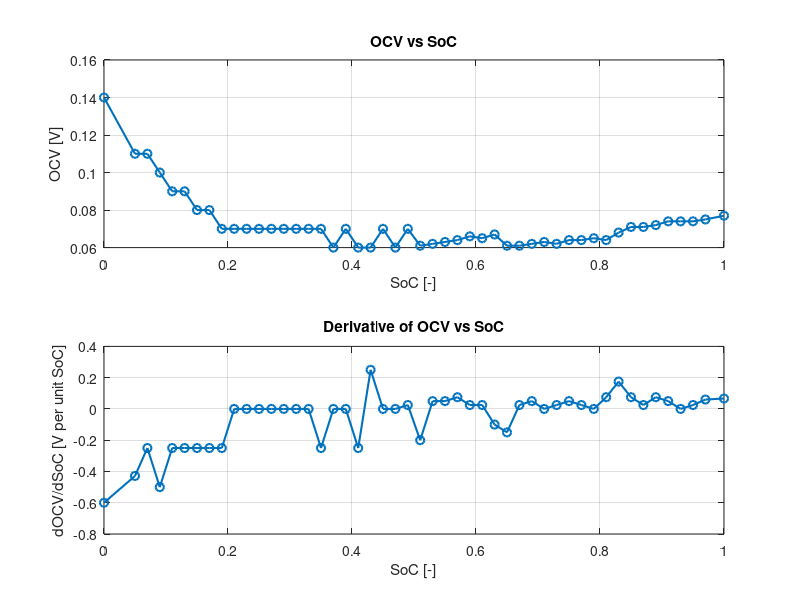

Reproduce this figure in MATLAB.
clc
clear all
close all

SoC_pct=[0
5
7
9
11
13
15
17
19
21
23
25
27
29
31
33
35
37
39
41
43
45
47
49
51
53
55
57
59
61
63
65
67
69
71
73
75
77
79
81
83
85
87
89
91
93
95
97
100];
SoC_bp = SoC_pct / 100;
R0=[0.140000000000000013
0.110000000000000001
0.110000000000000001
0.100000000000000006
0.0899999999999999967
0.0899999999999999967
0.0800000000000000017
0.0800000000000000017
0.0700000000000000067
0.0700000000000000067
0.0700000000000000067
0.0700000000000000067
0.0700000000000000067
0.0700000000000000067
0.0700000000000000067
0.0700000000000000067
0.0700000000000000067
0.0599999999999999978
0.0700000000000000067
0.0599999999999999978
0.0599999999999999978
0.0700000000000000067
0.0599999999999999978
0.0700000000000000067
0.0609999999999999987
0.0619999999999999996
0.0630000000000000004
0.0640000000000000013
0.0660000000000000031
0.0650000000000000022
0.067000000000000004
0.0609999999999999987
0.0609999999999999987
0.0619999999999999996
0.0630000000000000004
0.0619999999999999996
0.0640000000000000013
0.0640000000000000013
0.0650000000000000022
0.0640000000000000013
0.0680000000000000049
0.0709999999999999937
0.0709999999999999937
0.0719999999999999946
0.0739999999999999963
0.0739999999999999963
0.0739999999999999963
0.0749999999999999972
0.076999999999999999
    ];

dR0 = gradient(R0, SoC_bp);

figure()
subplot(2,1,1)
plot(SoC_bp, R0, 'o-', 'LineWidth', 1.5)
grid on
xlabel('SoC [-]')
ylabel('OCV [V]')
title('OCV vs SoC')

subplot(2,1,2)
plot(SoC_bp, dR0, 'o-', 'LineWidth', 1.5)
grid on
xlabel('SoC [-]')
ylabel('dOCV/dSoC [V per unit SoC]')
title('Derivative of OCV vs SoC')
